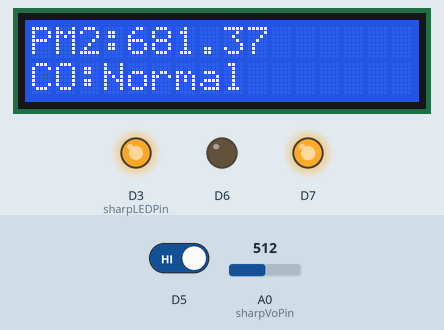
Simulated run of this sketch. Board: ESP8266 (NodeMCU). Parts: 16×2 character LCD, output pins drawn as LEDs (lit = HIGH). The inputs (shaded band) are chosen by the test bench; at power-on: D5 HIGH, A0 (sharpVoPin) = 512. WiFi joins after 1.5 s; servers stay silent unless stated; uploads are accepted with an empty reply; random numbers use the default seed unless the sketch sets one; no MQTT or app messages arrive unless stated; web services answer with replies made up by the test bench; what the sketch prints to the serial monitor is not drawn.

Above: at 3.2 s.
3.3 s: D5 driven LOW
At 5.5 s:
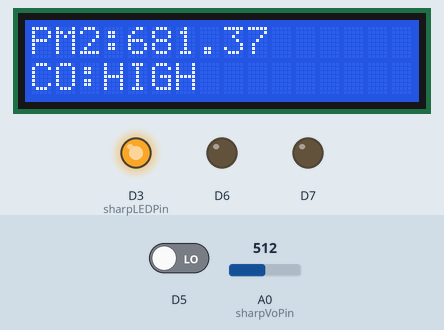
5.8 s: A0 (sharpVoPin) set to 173
At 8.5 s:
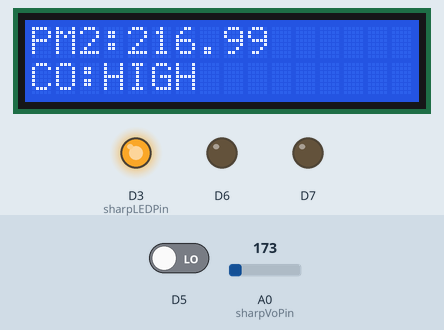
8.8 s: A0 (sharpVoPin) set to 144
At 11.7 s:
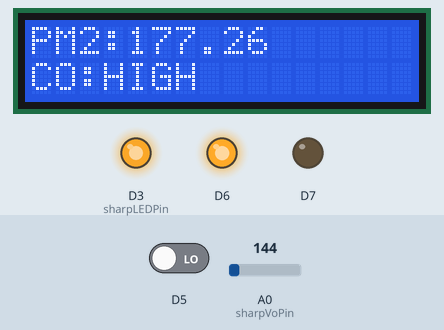
13.1 s: D5 driven HIGH
At 14.9 s:
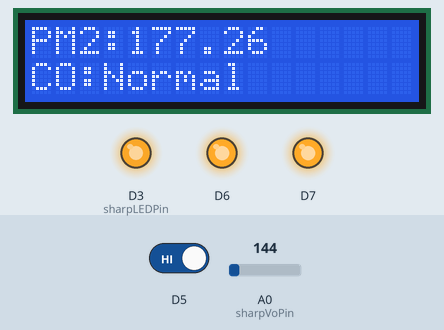
15.3 s: A0 (sharpVoPin) set to 122
At 18.0 s:
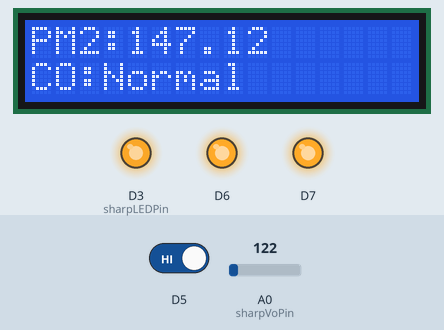
Timing chart, 0 to 19.4 s (numbered marks = the images above; inputs shaded):
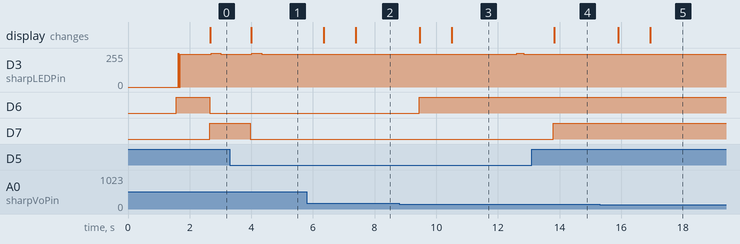

Measured:
- the behaviour switches between 161 and 160 on A0 (sharpVoPin) (found by bisection; images 2 and 3)
- after the input at 3.3 s, D3 (sharpLEDPin): 245/255 → 255/255 after 0.72 s, → 245/255 0.32 s later; D7: HIGH → LOW after 0.67 s; the display: changes after 0.69 s (image 1)
- after the input at 5.8 s, the display: first changes after 0.55 s (image 2 shows a later state)
- after the input at 8.8 s, D6: LOW → HIGH after 0.65 s; the display: first changes after 0.67 s (image 3 shows a later state)
- after the input at 13.1 s, D7: LOW → HIGH after 0.70 s; the display: changes after 0.73 s (image 4)
- after the input at 15.3 s, the display: first changes after 0.61 s (image 5 shows a later state)

The sketch:

dev_b.ino
```cpp
#include <ESP8266WiFi.h>
#include <PubSubClient.h>
#include <ESP8266HTTPClient.h>
#include <Wire.h>
#include <LiquidCrystal_I2C.h>
LiquidCrystal_I2C  lcd(0x27,2,1,0,4,5,6,7);

#define USE_AVG
const int sharpLEDPin = D3;   // Arduino digital pin 7 connect to sensor LED.
const int sharpVoPin = A0;   // Arduino analog pin 5 connect to sensor Vo.
// For averaging last N raw voltage readings.
#ifdef USE_AVG
#define N 100
static unsigned long VoRawTotal = 0;
static int VoRawCount = 0;
#endif // USE_AVG
// Set the typical output voltage in Volts when there is zero dust.
static float Voc = 0.1;
const float K = 0.5;
// Helper functions to print a data value to the serial monitor.
void printValue(String text, unsigned int value, bool isLast = false) {
  Serial.print(text);
  Serial.print("=");
  Serial.print(value);
  if (!isLast) {
    Serial.print(", ");
  }
}
void printFValue(String text, float value, String units, bool isLast = false) {
  Serial.print(text);
  Serial.print("=");
  Serial.print(value);
  Serial.print(units);
  if (!isLast) {
    Serial.print(", ");
  }
}

unsigned long previousMillis = 0;
const long interval = 1000;
int buttonState[5];
int lastButtonState[5];
float dustDensity;
int co;
String cov[2]={"HIGH","Normal"};

const char* ssid = "Fangratta"; //ssid wifi
const char* password = "fang0259"; //password wifi
#define LINE_TOKEN "FcehvJYvay2TwJL5mt0nVCWUKNKX0wZJHofUKaxgUux"
const char* mqtt_server = "192.168.166.86";
const String server= "192.168.166.86";
const String folder="1483";
int cnt;

HTTPClient http;
WiFiClient espClient;
PubSubClient client(espClient);

void Line_Notify(String token,String message) {
  BearSSL::WiFiClientSecure client;
  client.setInsecure();
  if (!client.connect("notify-api.line.me", 443)) {
    Serial.println("connection failed");
    return;
  }
  String req = "";
  req += "POST /api/notify HTTP/1.1\r\n";
  req += "Host: notify-api.line.me\r\n";
  req += "Authorization: Bearer " + String(token) + "\r\n";
  req += "Cache-Control: no-cache\r\n";
  req += "User-Agent: ESP8266\r\n";
  req += "Content-Type: application/x-www-form-urlencoded\r\n";
  req += "Content-Length: " + String(String("message=" + message).length()) + "\r\n";
  req += "\r\n";
  req += "message=" + message;
  // Serial.println(req);
  client.print(req);
  delay(20);
  while(client.connected()) {
    String line = client.readStringUntil('\n');
    if (line == "\r") {
      break;
    }
    //Serial.println(line);
  }
}

void connect_serv(String val){
    if((WiFi.status() == WL_CONNECTED)) {
    http.begin(server, 80, "/"+folder+"/cmd2.php?"+val+"");
        int httpCode = http.GET();
        if(httpCode) {
            Serial.printf("[HTTP] GET... code: %d\n", httpCode);

            // file found at server
            if(httpCode == 200) {
              String payload = http.getString();
               // http.writeToStream(&USE_SERIAL);
                Serial1.println("1");
            }else{
                Serial1.println("0");
            }
        } else {
            Serial.print("[HTTP] GET... failed, no connection or no HTTP server\n");
        }
    }
}

void setup() {
  pinMode(sharpLEDPin, OUTPUT);
  Serial.begin(9600);
  Serial.begin(9600);
  Serial1.begin(9600);
  lcd.begin (16,2);
  lcd.setBacklightPin(3,POSITIVE);
  lcd.setBacklight(HIGH);
  Serial.println();
  Serial.print("Connecting to ");
  Serial.println(ssid);
  WiFi.begin(ssid, password);
  while (WiFi.status() != WL_CONNECTED) {
    delay(500);
    Serial.print(".");
  }
  Serial.println("");
  Serial.print("WiFi connected - ESP IP address: ");
  Serial.println(WiFi.localIP());
  client.setServer(mqtt_server, 1883);
  pinMode(D6,OUTPUT);
  pinMode(D7,OUTPUT);
  pinMode(D5,INPUT);
  digitalWrite(D5,HIGH);
  digitalWrite(D6,HIGH);
}

void loop() {
  if (!client.connected()) {
    reconnect();
  }
  client.loop();

  if (buttonState[1] != lastButtonState[1]) {
    if (buttonState[1] == 1) {
    Line_Notify(LINE_TOKEN,"ค่า PM 2.5สูงเกินค่ามาตรฐาน!!%20%20");//%20 = Space bar ห้ามเว้นวรรคเด็ดขาด ต้องใช้ %20 เท่านั้นถ้าจะเว้น
    Serial.println("Line send");
    }
    lastButtonState[1] = buttonState[1];
  }

  if (buttonState[2] != lastButtonState[2]) {
    if (buttonState[2] == 1) {
    Line_Notify(LINE_TOKEN,"ค่า CO สูงเกินค่ามาตรฐาน!! %20high%20CO");//%20 = Space bar ห้ามเว้นวรรคเด็ดขาด ต้องใช้ %20 เท่านั้นถ้าจะเว้น
    Serial.println("Line send");
    }
    lastButtonState[2] = buttonState[2];
  }

  // Turn on the dust sensor LED by setting digital pin LOW.
  digitalWrite(sharpLEDPin, LOW);
  // Wait 0.28ms before taking a reading of the output voltage as per spec.
  delayMicroseconds(280);
  // Record the output voltage. This operation takes around 100 microseconds.
  int VoRaw = analogRead(sharpVoPin);
  // Turn the dust sensor LED off by setting digital pin HIGH.
  digitalWrite(sharpLEDPin, HIGH);
  // Wait for remainder of the 10ms cycle = 10000 - 280 - 100 microseconds.
  delayMicroseconds(9620);
  float Vo = VoRaw;
  #ifdef USE_AVG
  VoRawTotal += VoRaw;
  VoRawCount++;
  if ( VoRawCount >= N ) {
    Vo = 1.0 * VoRawTotal / N;
    VoRawCount = 0;
    VoRawTotal = 0;
  } else {
    return;
  }
  #endif // USE_AVG

  // Compute the output voltage in Volts.
  Vo = Vo / 730.0 * 5;
  //printFValue("Vo", Vo*1000.0, "mV");

  // Convert to Dust Density in units of ug/m3.
  float dV = Vo - Voc;
  if ( dV < 0 ) {
    dV = 0;
    Voc = Vo;
  }
  dustDensity = dV / K * 100.0;
 // printFValue("DustDensity", dustDensity, "ug/m3", true);
 // Serial.println("");

  unsigned long currentMillis = millis();
if (currentMillis - previousMillis >= interval) {
  previousMillis = currentMillis;
  client.publish("esp8266/dust", String(dustDensity).c_str());
  co=digitalRead(D5);

    if(co==LOW){
    client.publish("esp8266/co", String("CO HIGH").c_str());
    digitalWrite(D7,LOW);
    buttonState[2]=1;
  }else{
    client.publish("esp8266/co", String("CO Normal").c_str());
    digitalWrite(D7,HIGH);
    buttonState[2]=0;
  }

  if(dustDensity>200){
    digitalWrite(D6,LOW);
    buttonState[1]=1;
  }else{
    digitalWrite(D6,HIGH);
    buttonState[1]=0;
  }

  cnt+=1;
  if(cnt>=10){
  connect_serv("dust="+String(dustDensity)+"");
  cnt=0;
    }

  lcd.setCursor(0,0);
  lcd.print("PM2:");
  lcd.print(dustDensity);
  lcd.print("  ");

  lcd.setCursor(0,1);
  lcd.print("CO:");
  lcd.print(cov[co]);
  lcd.print("   ");

  }


}


void reconnect() {
  // Loop until we're reconnected
  while (!client.connected()) {
    Serial.print("Attempting MQTT connection...");
    // Create a random client ID
    String clientId = "ESP8266Client-";
    clientId += String(random(0xffff), HEX);
    // Attempt to connect
    if (client.connect(clientId.c_str())) {
      Serial.println("connected");
      // Subscribe or resubscribe to a topic
      // You can subscribe to more topics (to control more outputs)
      client.subscribe("esp8266/output");
    } else {
      Serial.print("failed, rc=");
      Serial.print(client.state());
      Serial.println(" try again in 5 seconds");
      // Wait 5 seconds before retrying
      delay(5000);
    }
  }
}
```
